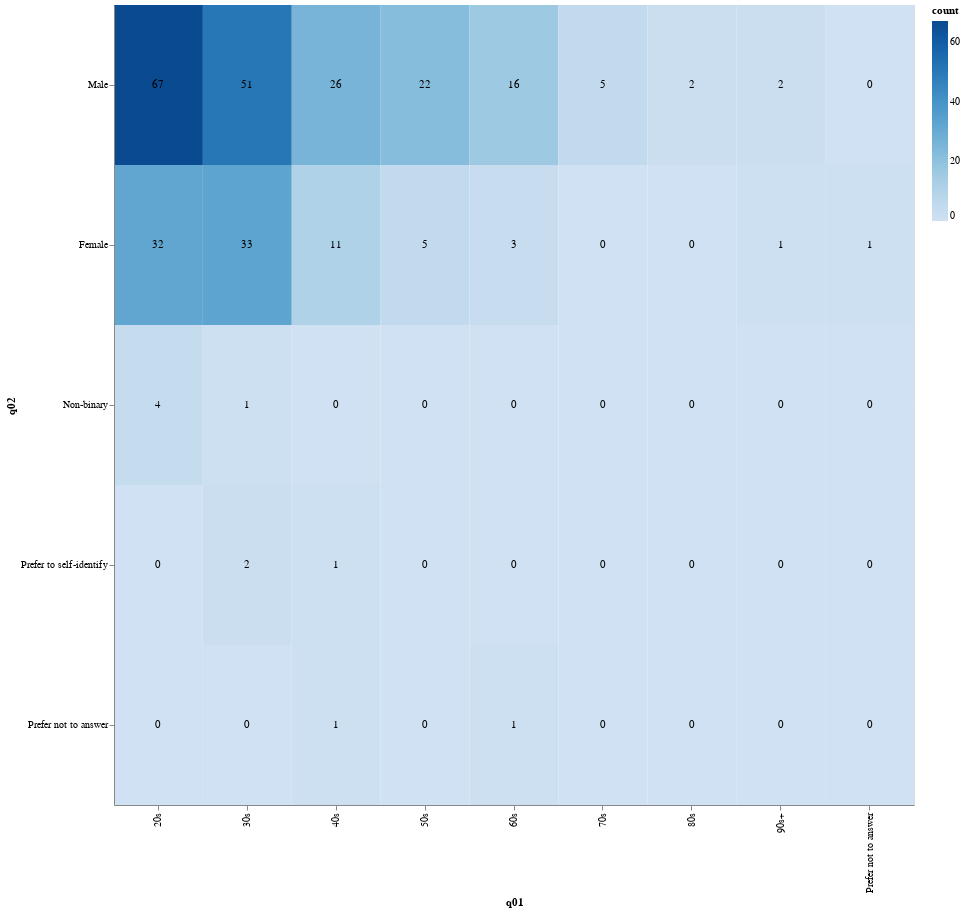
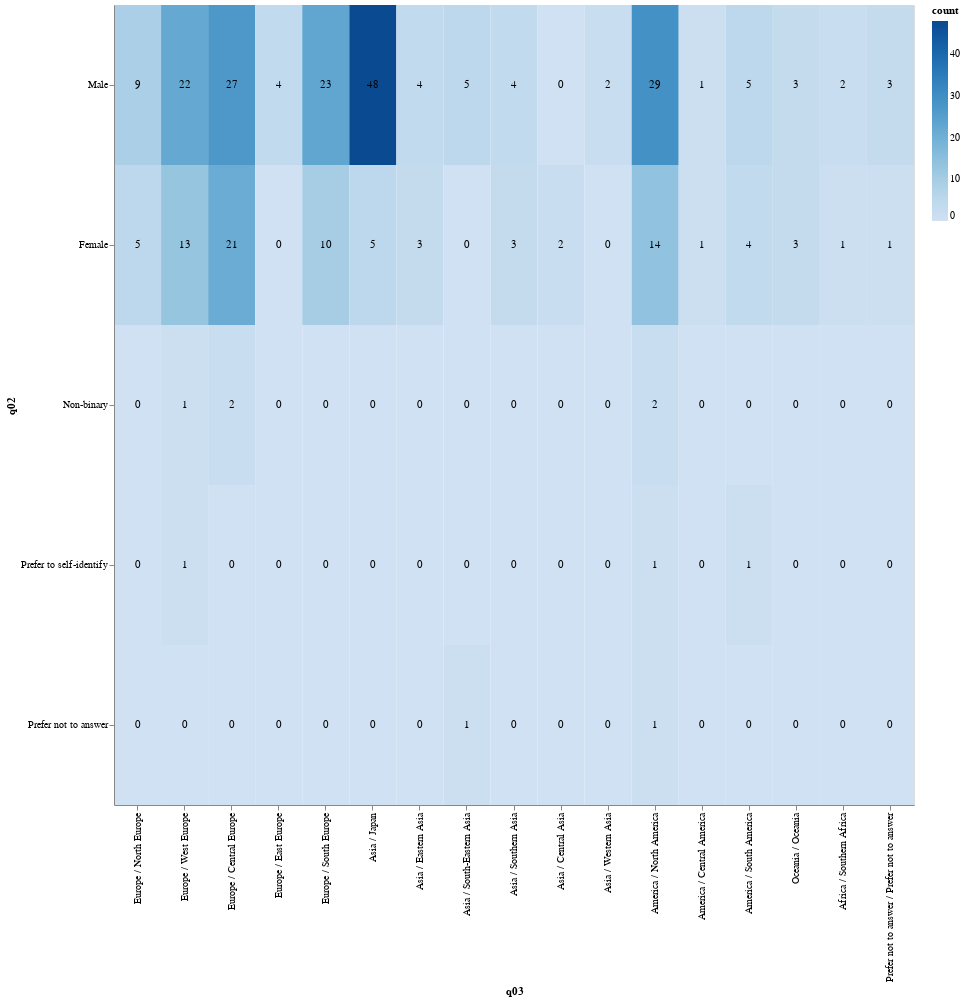
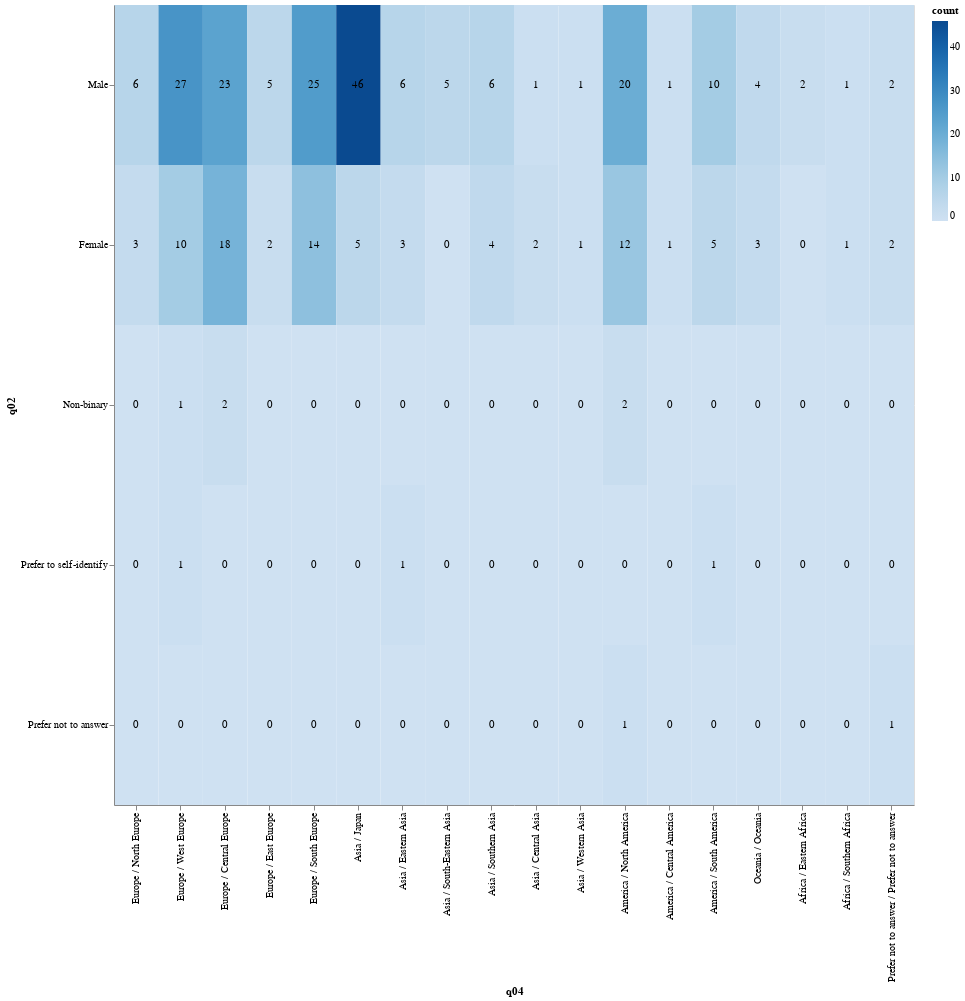
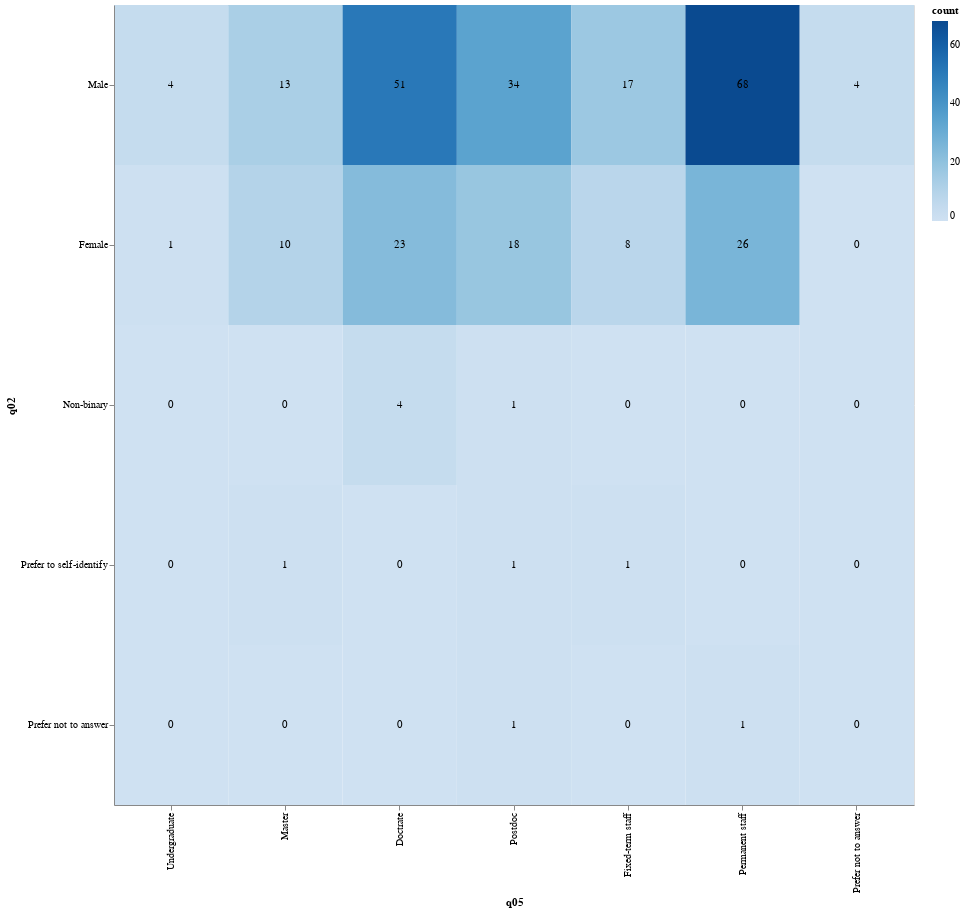

The notebook cell these images were saved under, in order:
### Code cell
x = "q02"
cross_tabs = {}
chi2_tests = {}
heatmaps = {}
for y in headers:
    name = f"{x}-{y}"
    cross_tab, chi2_test, heatmap = ti.core.crosstab(data, (y, x))
    cross_tabs.update({name: cross_tab})
    chi2_tests.update({name: chi2_test})
    heatmaps.update({name: heatmap})
    
    print(name)
    heatmap.display()

### Figure 1 — Vega-Lite specification as saved in the notebook (floating-point values rounded to 4 significant figures)
{"config": {"view": {"continuousWidth": 300, "continuousHeight": 300}}, "layer": [{"mark": {"type": "rect"}, "encoding": {"color": {"field": "count", "scale": {"scheme": "blues"}, "type": "quantitative"}, "x": {"field": "q01", "sort": ["10s", "20s", "30s", "40s", "50s", "60s", "70s", "80s", "90s+", "Prefer not to answer"], "type": "ordinal"}, "y": {"field": "q02", "sort": ["Male", "Female", "Non-binary", "Prefer to self-identify", "Prefer not to answer"], "type": "ordinal"}}}, {"mark": {"type": "text"}, "encoding": {"text": {"field": "count", "type": "quantitative"}, "x": {"field": "q01", "sort": ["10s", "20s", "30s", "40s", "50s", "60s", "70s", "80s", "90s+", "Prefer not to answer"], "type": "ordinal"}, "y": {"field": "q02", "sort": ["Male", "Female", "Non-binary", "Prefer to self-identify", "Prefer not to answer"], "type": "ordinal"}}}], "data": {"name": "data-e33316b7466e5af157d08b5b761e0edb"}, "height": 800, "width": 800, "$schema": "https://vega.github.io/schema/vega-lite/v5.8.0.json", "datasets": {"data-e33316b7466e5af157d08b5b761e0edb": [{"q01": "20s", "q02": "Male", "count": 67}, {"q01": "30s", "q02": "Male", "count": 51}, {"q01": "40s", "q02": "Male", "count": 26}, {"q01": "50s", "q02": "Male", "count": 22}, {"q01": "60s", "q02": "Male", "count": 16}, {"q01": "70s", "q02": "Male", "count": 5}, {"q01": "80s", "q02": "Male", "count": 2}, {"q01": "90s+", "q02": "Male", "count": 2}, {"q01": "Prefer not to answer", "q02": "Male", "count": 0}, {"q01": "20s", "q02": "Female", "count": 32}, {"q01": "30s", "q02": "Female", "count": 33}, {"q01": "40s", "q02": "Female", "count": 11}, {"q01": "50s", "q02": "Female", "count": 5}, {"q01": "60s", "q02": "Female", "count": 3}, {"q01": "70s", "q02": "Female", "count": 0}, {"q01": "80s", "q02": "Female", "count": 0}, {"q01": "90s+", "q02": "Female", "count": 1}, {"q01": "Prefer not to answer", "q02": "Female", "count": 1}, {"q01": "20s", "q02": "Non-binary", "count": 4}, {"q01": "30s", "q02": "Non-binary", "count": 1}, {"q01": "40s", "q02": "Non-binary", "count": 0}, {"q01": "50s", "q02": "Non-binary", "count": 0}, {"q01": "60s", "q02": "Non-binary", "count": 0}, {"q01": "70s", "q02": "Non-binary", "count": 0}, {"q01": "80s", "q02": "Non-binary", "count": 0}, {"q01": "90s+", "q02": "Non-binary", "count": 0}, {"q01": "Prefer not to answer", "q02": "Non-binary", "count": 0}, {"q01": "20s", "q02": "Prefer to self-identify", "count": 0}, {"q01": "30s", "q02": "Prefer to self-identify", "count": 2}, {"q01": "40s", "q02": "Prefer to self-identify", "count": 1}, {"q01": "50s", "q02": "Prefer to self-identify", "count": 0}, {"q01": "60s", "q02": "Prefer to self-identify", "count": 0}, {"q01": "70s", "q02": "Prefer to self-identify", "count": 0}, {"q01": "80s", "q02": "Prefer to self-identify", "count": 0}, {"q01": "90s+", "q02": "Prefer to self-identify", "count": 0}, {"q01": "Prefer not to answer", "q02": "Prefer to self-identify", "count": 0}, {"q01": "20s", "q02": "Prefer not to answer", "count": 0}, {"q01": "30s", "q02": "Prefer not to answer", "count": 0}, {"q01": "40s", "q02": "Prefer not to answer", "count": 1}, {"q01": "50s", "q02": "Prefer not to answer", "count": 0}, {"q01": "60s", "q02": "Prefer not to answer", "count": 1}, {"q01": "70s", "q02": "Prefer not to answer", "count": 0}, {"q01": "80s", "q02": "Prefer not to answer", "count": 0}, {"q01": "90s+", "q02": "Prefer not to answer", "count": 0}, {"q01": "Prefer not to answer", "q02": "Prefer not to answer", "count": 0}]}}

### Figure 2 — Vega-Lite specification as saved in the notebook (floating-point values rounded to 4 significant figures)
{"config": {"view": {"continuousWidth": 300, "continuousHeight": 300}}, "layer": [{"mark": {"type": "rect"}, "encoding": {"color": {"field": "count", "scale": {"scheme": "blues"}, "type": "quantitative"}, "x": {"field": "q03", "sort": ["Europe / North Europe", "Europe / West Europe", "Europe / Central Europe", "Europe / East Europe", "Europe / South Europe", "Asia / Japan", "Asia / Eastern Asia", "Asia / South-Eastern Asia", "Asia / Southern Asia", "Asia / Central Asia", "Asia / Western Asia", "America / North America", "America / Central America", "America / South America", "Oceania / Oceania", "Africa / Northern Africa", "Africa / Western Africa", "Africa / Middle Africa", "Africa / Eastern Africa", "Africa / Southern Africa", "Prefer not to answer / Prefer not to answer"], "type": "ordinal"}, "y": {"field": "q02", "sort": ["Male", "Female", "Non-binary", "Prefer to self-identify", "Prefer not to answer"], "type": "ordinal"}}}, {"mark": {"type": "text"}, "encoding": {"text": {"field": "count", "type": "quantitative"}, "x": {"field": "q03", "sort": ["Europe / North Europe", "Europe / West Europe", "Europe / Central Europe", "Europe / East Europe", "Europe / South Europe", "Asia / Japan", "Asia / Eastern Asia", "Asia / South-Eastern Asia", "Asia / Southern Asia", "Asia / Central Asia", "Asia / Western Asia", "America / North America", "America / Central America", "America / South America", "Oceania / Oceania", "Africa / Northern Africa", "Africa / Western Africa", "Africa / Middle Africa", "Africa / Eastern Africa", "Africa / Southern Africa", "Prefer not to answer / Prefer not to answer"], "type": "ordinal"}, "y": {"field": "q02", "sort": ["Male", "Female", "Non-binary", "Prefer to self-identify", "Prefer not to answer"], "type": "ordinal"}}}], "data": {"name": "data-37d6952efa065bdd8729471a94107557"}, "height": 800, "width": 800, "$schema": "https://vega.github.io/schema/vega-lite/v5.8.0.json", "datasets": {"data-37d6952efa065bdd8729471a94107557": [{"q03": "Europe / North Europe", "q02": "Male", "count": 9}, {"q03": "Europe / West Europe", "q02": "Male", "count": 22}, {"q03": "Europe / Central Europe", "q02": "Male", "count": 27}, {"q03": "Europe / East Europe", "q02": "Male", "count": 4}, {"q03": "Europe / South Europe", "q02": "Male", "count": 23}, {"q03": "Asia / Japan", "q02": "Male", "count": 48}, {"q03": "Asia / Eastern Asia", "q02": "Male", "count": 4}, {"q03": "Asia / South-Eastern Asia", "q02": "Male", "count": 5}, {"q03": "Asia / Southern Asia", "q02": "Male", "count": 4}, {"q03": "Asia / Central Asia", "q02": "Male", "count": 0}, {"q03": "Asia / Western Asia", "q02": "Male", "count": 2}, {"q03": "America / North America", "q02": "Male", "count": 29}, {"q03": "America / Central America", "q02": "Male", "count": 1}, {"q03": "America / South America", "q02": "Male", "count": 5}, {"q03": "Oceania / Oceania", "q02": "Male", "count": 3}, {"q03": "Africa / Southern Africa", "q02": "Male", "count": 2}, {"q03": "Prefer not to answer / Prefer not to answer", "q02": "Male", "count": 3}, {"q03": "Europe / North Europe", "q02": "Female", "count": 5}, {"q03": "Europe / West Europe", "q02": "Female", "count": 13}, {"q03": "Europe / Central Europe", "q02": "Female", "count": 21}, {"q03": "Europe / East Europe", "q02": "Female", "count": 0}, {"q03": "Europe / South Europe", "q02": "Female", "count": 10}, {"q03": "Asia / Japan", "q02": "Female", "count": 5}, {"q03": "Asia / Eastern Asia", "q02": "Female", "count": 3}, {"q03": "Asia / South-Eastern Asia", "q02": "Female", "count": 0}, {"q03": "Asia / Southern Asia", "q02": "Female", "count": 3}, {"q03": "Asia / Central Asia", "q02": "Female", "count": 2}, {"q03": "Asia / Western Asia", "q02": "Female", "count": 0}, {"q03": "America / North America", "q02": "Female", "count": 14}, {"q03": "America / Central America", "q02": "Female", "count": 1}, {"q03": "America / South America", "q02": "Female", "count": 4}, {"q03": "Oceania / Oceania", "q02": "Female", "count": 3}, {"q03": "Africa / Southern Africa", "q02": "Female", "count": 1}, {"q03": "Prefer not to answer / Prefer not to answer", "q02": "Female", "count": 1}, {"q03": "Europe / North Europe", "q02": "Non-binary", "count": 0}, {"q03": "Europe / West Europe", "q02": "Non-binary", "count": 1}, {"q03": "Europe / Central Europe", "q02": "Non-binary", "count": 2}, {"q03": "Europe / East Europe", "q02": "Non-binary", "count": 0}, {"q03": "Europe / South Europe", "q02": "Non-binary", "count": 0}, {"q03": "Asia / Japan", "q02": "Non-binary", "count": 0}, {"q03": "Asia / Eastern Asia", "q02": "Non-binary", "count": 0}, {"q03": "Asia / South-Eastern Asia", "q02": "Non-binary", "count": 0}, {"q03": "Asia / Southern Asia", "q02": "Non-binary", "count": 0}, {"q03": "Asia / Central Asia", "q02": "Non-binary", "count": 0}, {"q03": "Asia / Western Asia", "q02": "Non-binary", "count": 0}, {"q03": "America / North America", "q02": "Non-binary", "count": 2}, {"q03": "America / Central America", "q02": "Non-binary", "count": 0}, {"q03": "America / South America", "q02": "Non-binary", "count": 0}, {"q03": "Oceania / Oceania", "q02": "Non-binary", "count": 0}, {"q03": "Africa / Southern Africa", "q02": "Non-binary", "count": 0}, {"q03": "Prefer not to answer / Prefer not to answer", "q02": "Non-binary", "count": 0}, {"q03": "Europe / North Europe", "q02": "Prefer to self-identify", "count": 0}, {"q03": "Europe / West Europe", "q02": "Prefer to self-identify", "count": 1}, {"q03": "Europe / Central Europe", "q02": "Prefer to self-identify", "count": 0}, {"q03": "Europe / East Europe", "q02": "Prefer to self-identify", "count": 0}, {"q03": "Europe / South Europe", "q02": "Prefer to self-identify", "count": 0}, {"q03": "Asia / Japan", "q02": "Prefer to self-identify", "count": 0}, {"q03": "Asia / Eastern Asia", "q02": "Prefer to self-identify", "count": 0}, {"q03": "Asia / South-Eastern Asia", "q02": "Prefer to self-identify", "count": 0}, {"q03": "Asia / Southern Asia", "q02": "Prefer to self-identify", "count": 0}, {"q03": "Asia / Central Asia", "q02": "Prefer to self-identify", "count": 0}, {"q03": "Asia / Western Asia", "q02": "Prefer to self-identify", "count": 0}, {"q03": "America / North America", "q02": "Prefer to self-identify", "count": 1}, {"q03": "America / Central America", "q02": "Prefer to self-identify", "count": 0}, {"q03": "America / South America", "q02": "Prefer to self-identify", "count": 1}, {"q03": "Oceania / Oceania", "q02": "Prefer to self-identify", "count": 0}, {"q03": "Africa / Southern Africa", "q02": "Prefer to self-identify", "count": 0}, {"q03": "Prefer not to answer / Prefer not to answer", "q02": "Prefer to self-identify", "count": 0}, {"q03": "Europe / North Europe", "q02": "Prefer not to answer", "count": 0}, {"q03": "Europe / West Europe", "q02": "Prefer not to answer", "count": 0}, {"q03": "Europe / Central Europe", "q02": "Prefer not to answer", "count": 0}, {"q03": "Europe / East Europe", "q02": "Prefer not to answer", "count": 0}, {"q03": "Europe / South Europe", "q02": "Prefer not to answer", "count": 0}, {"q03": "Asia / Japan", "q02": "Prefer not to answer", "count": 0}, {"q03": "Asia / Eastern Asia", "q02": "Prefer not to answer", "count": 0}, {"q03": "Asia / South-Eastern Asia", "q02": "Prefer not to answer", "count": 1}, {"q03": "Asia / Southern Asia", "q02": "Prefer not to answer", "count": 0}, {"q03": "Asia / Central Asia", "q02": "Prefer not to answer", "count": 0}, {"q03": "Asia / Western Asia", "q02": "Prefer not to answer", "count": 0}, {"q03": "America / North America", "q02": "Prefer not to answer", "count": 1}, {"q03": "America / Central America", "q02": "Prefer not to answer", "count": 0}, {"q03": "America / South America", "q02": "Prefer not to answer", "count": 0}, {"q03": "Oceania / Oceania", "q02": "Prefer not to answer", "count": 0}, {"q03": "Africa / Southern Africa", "q02": "Prefer not to answer", "count": 0}, {"q03": "Prefer not to answer / Prefer not to answer", "q02": "Prefer not to answer", "count": 0}]}}

### Figure 3 — Vega-Lite specification as saved in the notebook (floating-point values rounded to 4 significant figures)
{"config": {"view": {"continuousWidth": 300, "continuousHeight": 300}}, "layer": [{"mark": {"type": "rect"}, "encoding": {"color": {"field": "count", "scale": {"scheme": "blues"}, "type": "quantitative"}, "x": {"field": "q04", "sort": ["Europe / North Europe", "Europe / West Europe", "Europe / Central Europe", "Europe / East Europe", "Europe / South Europe", "Asia / Japan", "Asia / Eastern Asia", "Asia / South-Eastern Asia", "Asia / Southern Asia", "Asia / Central Asia", "Asia / Western Asia", "America / North America", "America / Central America", "America / South America", "Oceania / Oceania", "Africa / Northern Africa", "Africa / Western Africa", "Africa / Middle Africa", "Africa / Eastern Africa", "Africa / Southern Africa", "Prefer not to answer / Prefer not to answer"], "type": "ordinal"}, "y": {"field": "q02", "sort": ["Male", "Female", "Non-binary", "Prefer to self-identify", "Prefer not to answer"], "type": "ordinal"}}}, {"mark": {"type": "text"}, "encoding": {"text": {"field": "count", "type": "quantitative"}, "x": {"field": "q04", "sort": ["Europe / North Europe", "Europe / West Europe", "Europe / Central Europe", "Europe / East Europe", "Europe / South Europe", "Asia / Japan", "Asia / Eastern Asia", "Asia / South-Eastern Asia", "Asia / Southern Asia", "Asia / Central Asia", "Asia / Western Asia", "America / North America", "America / Central America", "America / South America", "Oceania / Oceania", "Africa / Northern Africa", "Africa / Western Africa", "Africa / Middle Africa", "Africa / Eastern Africa", "Africa / Southern Africa", "Prefer not to answer / Prefer not to answer"], "type": "ordinal"}, "y": {"field": "q02", "sort": ["Male", "Female", "Non-binary", "Prefer to self-identify", "Prefer not to answer"], "type": "ordinal"}}}], "data": {"name": "data-bbcd9f4dee54490f084d57cbb2a0720f"}, "height": 800, "width": 800, "$schema": "https://vega.github.io/schema/vega-lite/v5.8.0.json", "datasets": {"data-bbcd9f4dee54490f084d57cbb2a0720f": [{"q04": "Europe / North Europe", "q02": "Male", "count": 6}, {"q04": "Europe / West Europe", "q02": "Male", "count": 27}, {"q04": "Europe / Central Europe", "q02": "Male", "count": 23}, {"q04": "Europe / East Europe", "q02": "Male", "count": 5}, {"q04": "Europe / South Europe", "q02": "Male", "count": 25}, {"q04": "Asia / Japan", "q02": "Male", "count": 46}, {"q04": "Asia / Eastern Asia", "q02": "Male", "count": 6}, {"q04": "Asia / South-Eastern Asia", "q02": "Male", "count": 5}, {"q04": "Asia / Southern Asia", "q02": "Male", "count": 6}, {"q04": "Asia / Central Asia", "q02": "Male", "count": 1}, {"q04": "Asia / Western Asia", "q02": "Male", "count": 1}, {"q04": "America / North America", "q02": "Male", "count": 20}, {"q04": "America / Central America", "q02": "Male", "count": 1}, {"q04": "America / South America", "q02": "Male", "count": 10}, {"q04": "Oceania / Oceania", "q02": "Male", "count": 4}, {"q04": "Africa / Eastern Africa", "q02": "Male", "count": 2}, {"q04": "Africa / Southern Africa", "q02": "Male", "count": 1}, {"q04": "Prefer not to answer / Prefer not to answer", "q02": "Male", "count": 2}, {"q04": "Europe / North Europe", "q02": "Female", "count": 3}, {"q04": "Europe / West Europe", "q02": "Female", "count": 10}, {"q04": "Europe / Central Europe", "q02": "Female", "count": 18}, {"q04": "Europe / East Europe", "q02": "Female", "count": 2}, {"q04": "Europe / South Europe", "q02": "Female", "count": 14}, {"q04": "Asia / Japan", "q02": "Female", "count": 5}, {"q04": "Asia / Eastern Asia", "q02": "Female", "count": 3}, {"q04": "Asia / South-Eastern Asia", "q02": "Female", "count": 0}, {"q04": "Asia / Southern Asia", "q02": "Female", "count": 4}, {"q04": "Asia / Central Asia", "q02": "Female", "count": 2}, {"q04": "Asia / Western Asia", "q02": "Female", "count": 1}, {"q04": "America / North America", "q02": "Female", "count": 12}, {"q04": "America / Central America", "q02": "Female", "count": 1}, {"q04": "America / South America", "q02": "Female", "count": 5}, {"q04": "Oceania / Oceania", "q02": "Female", "count": 3}, {"q04": "Africa / Eastern Africa", "q02": "Female", "count": 0}, {"q04": "Africa / Southern Africa", "q02": "Female", "count": 1}, {"q04": "Prefer not to answer / Prefer not to answer", "q02": "Female", "count": 2}, {"q04": "Europe / North Europe", "q02": "Non-binary", "count": 0}, {"q04": "Europe / West Europe", "q02": "Non-binary", "count": 1}, {"q04": "Europe / Central Europe", "q02": "Non-binary", "count": 2}, {"q04": "Europe / East Europe", "q02": "Non-binary", "count": 0}, {"q04": "Europe / South Europe", "q02": "Non-binary", "count": 0}, {"q04": "Asia / Japan", "q02": "Non-binary", "count": 0}, {"q04": "Asia / Eastern Asia", "q02": "Non-binary", "count": 0}, {"q04": "Asia / South-Eastern Asia", "q02": "Non-binary", "count": 0}, {"q04": "Asia / Southern Asia", "q02": "Non-binary", "count": 0}, {"q04": "Asia / Central Asia", "q02": "Non-binary", "count": 0}, {"q04": "Asia / Western Asia", "q02": "Non-binary", "count": 0}, {"q04": "America / North America", "q02": "Non-binary", "count": 2}, {"q04": "America / Central America", "q02": "Non-binary", "count": 0}, {"q04": "America / South America", "q02": "Non-binary", "count": 0}, {"q04": "Oceania / Oceania", "q02": "Non-binary", "count": 0}, {"q04": "Africa / Eastern Africa", "q02": "Non-binary", "count": 0}, {"q04": "Africa / Southern Africa", "q02": "Non-binary", "count": 0}, {"q04": "Prefer not to answer / Prefer not to answer", "q02": "Non-binary", "count": 0}, {"q04": "Europe / North Europe", "q02": "Prefer to self-identify", "count": 0}, {"q04": "Europe / West Europe", "q02": "Prefer to self-identify", "count": 1}, {"q04": "Europe / Central Europe", "q02": "Prefer to self-identify", "count": 0}, {"q04": "Europe / East Europe", "q02": "Prefer to self-identify", "count": 0}, {"q04": "Europe / South Europe", "q02": "Prefer to self-identify", "count": 0}, {"q04": "Asia / Japan", "q02": "Prefer to self-identify", "count": 0}, {"q04": "Asia / Eastern Asia", "q02": "Prefer to self-identify", "count": 1}, {"q04": "Asia / South-Eastern Asia", "q02": "Prefer to self-identify", "count": 0}, {"q04": "Asia / Southern Asia", "q02": "Prefer to self-identify", "count": 0}, {"q04": "Asia / Central Asia", "q02": "Prefer to self-identify", "count": 0}, {"q04": "Asia / Western Asia", "q02": "Prefer to self-identify", "count": 0}, {"q04": "America / North America", "q02": "Prefer to self-identify", "count": 0}, {"q04": "America / Central America", "q02": "Prefer to self-identify", "count": 0}, {"q04": "America / South America", "q02": "Prefer to self-identify", "count": 1}, {"q04": "Oceania / Oceania", "q02": "Prefer to self-identify", "count": 0}, {"q04": "Africa / Eastern Africa", "q02": "Prefer to self-identify", "count": 0}, {"q04": "Africa / Southern Africa", "q02": "Prefer to self-identify", "count": 0}, {"q04": "Prefer not to answer / Prefer not to answer", "q02": "Prefer to self-identify", "count": 0}, {"q04": "Europe / North Europe", "q02": "Prefer not to answer", "count": 0}, {"q04": "Europe / West Europe", "q02": "Prefer not to answer", "count": 0}, {"q04": "Europe / Central Europe", "q02": "Prefer not to answer", "count": 0}, {"q04": "Europe / East Europe", "q02": "Prefer not to answer", "count": 0}, {"q04": "Europe / South Europe", "q02": "Prefer not to answer", "count": 0}, {"q04": "Asia / Japan", "q02": "Prefer not to answer", "count": 0}, {"q04": "Asia / Eastern Asia", "q02": "Prefer not to answer", "count": 0}, {"q04": "Asia / South-Eastern Asia", "q02": "Prefer not to answer", "count": 0}, {"q04": "Asia / Southern Asia", "q02": "Prefer not to answer", "count": 0}, {"q04": "Asia / Central Asia", "q02": "Prefer not to answer", "count": 0}, {"q04": "Asia / Western Asia", "q02": "Prefer not to answer", "count": 0}, {"q04": "America / North America", "q02": "Prefer not to answer", "count": 1}, {"q04": "America / Central America", "q02": "Prefer not to answer", "count": 0}, {"q04": "America / South America", "q02": "Prefer not to answer", "count": 0}, {"q04": "Oceania / Oceania", "q02": "Prefer not to answer", "count": 0}, {"q04": "Africa / Eastern Africa", "q02": "Prefer not to answer", "count": 0}, {"q04": "Africa / Southern Africa", "q02": "Prefer not to answer", "count": 0}, {"q04": "Prefer not to answer / Prefer not to answer", "q02": "Prefer not to answer", "count": 1}]}}

### Figure 4 — Vega-Lite specification as saved in the notebook (floating-point values rounded to 4 significant figures)
{"config": {"view": {"continuousWidth": 300, "continuousHeight": 300}}, "layer": [{"mark": {"type": "rect"}, "encoding": {"color": {"field": "count", "scale": {"scheme": "blues"}, "type": "quantitative"}, "x": {"field": "q05", "sort": ["Undergraduate", "Master", "Doctrate", "Postdoc", "Fixed-term staff", "Permanent staff", "Prefer not to answer"], "type": "ordinal"}, "y": {"field": "q02", "sort": ["Male", "Female", "Non-binary", "Prefer to self-identify", "Prefer not to answer"], "type": "ordinal"}}}, {"mark": {"type": "text"}, "encoding": {"text": {"field": "count", "type": "quantitative"}, "x": {"field": "q05", "sort": ["Undergraduate", "Master", "Doctrate", "Postdoc", "Fixed-term staff", "Permanent staff", "Prefer not to answer"], "type": "ordinal"}, "y": {"field": "q02", "sort": ["Male", "Female", "Non-binary", "Prefer to self-identify", "Prefer not to answer"], "type": "ordinal"}}}], "data": {"name": "data-1f69ffab80c76453367919daaa979fd6"}, "height": 800, "width": 800, "$schema": "https://vega.github.io/schema/vega-lite/v5.8.0.json", "datasets": {"data-1f69ffab80c76453367919daaa979fd6": [{"q05": "Undergraduate", "q02": "Male", "count": 4}, {"q05": "Master", "q02": "Male", "count": 13}, {"q05": "Doctrate", "q02": "Male", "count": 51}, {"q05": "Postdoc", "q02": "Male", "count": 34}, {"q05": "Fixed-term staff", "q02": "Male", "count": 17}, {"q05": "Permanent staff", "q02": "Male", "count": 68}, {"q05": "Prefer not to answer", "q02": "Male", "count": 4}, {"q05": "Undergraduate", "q02": "Female", "count": 1}, {"q05": "Master", "q02": "Female", "count": 10}, {"q05": "Doctrate", "q02": "Female", "count": 23}, {"q05": "Postdoc", "q02": "Female", "count": 18}, {"q05": "Fixed-term staff", "q02": "Female", "count": 8}, {"q05": "Permanent staff", "q02": "Female", "count": 26}, {"q05": "Prefer not to answer", "q02": "Female", "count": 0}, {"q05": "Undergraduate", "q02": "Non-binary", "count": 0}, {"q05": "Master", "q02": "Non-binary", "count": 0}, {"q05": "Doctrate", "q02": "Non-binary", "count": 4}, {"q05": "Postdoc", "q02": "Non-binary", "count": 1}, {"q05": "Fixed-term staff", "q02": "Non-binary", "count": 0}, {"q05": "Permanent staff", "q02": "Non-binary", "count": 0}, {"q05": "Prefer not to answer", "q02": "Non-binary", "count": 0}, {"q05": "Undergraduate", "q02": "Prefer to self-identify", "count": 0}, {"q05": "Master", "q02": "Prefer to self-identify", "count": 1}, {"q05": "Doctrate", "q02": "Prefer to self-identify", "count": 0}, {"q05": "Postdoc", "q02": "Prefer to self-identify", "count": 1}, {"q05": "Fixed-term staff", "q02": "Prefer to self-identify", "count": 1}, {"q05": "Permanent staff", "q02": "Prefer to self-identify", "count": 0}, {"q05": "Prefer not to answer", "q02": "Prefer to self-identify", "count": 0}, {"q05": "Undergraduate", "q02": "Prefer not to answer", "count": 0}, {"q05": "Master", "q02": "Prefer not to answer", "count": 0}, {"q05": "Doctrate", "q02": "Prefer not to answer", "count": 0}, {"q05": "Postdoc", "q02": "Prefer not to answer", "count": 1}, {"q05": "Fixed-term staff", "q02": "Prefer not to answer", "count": 0}, {"q05": "Permanent staff", "q02": "Prefer not to answer", "count": 1}, {"q05": "Prefer not to answer", "q02": "Prefer not to answer", "count": 0}]}}
